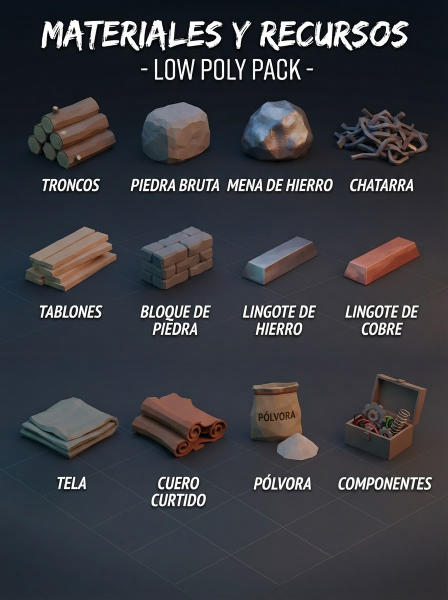
#> input picture docs/diseno_materiales.jpg, 896 x 1200 px, found by its file name (shown at 1/2 size)
$ python recortar.py docs/diseno_materiales.jpg docs/diseno_objetos.jpg docs/diseno_estructuras.jpg assets/icons/items
#> lines starting #> are read from the running program, lines starting #| are printed output that depends on the picture
# Recorta los iconos de los diseños del usuario (láminas "low poly pack") y quita el fondo.
#   python3 recortar.py docs/diseno_materiales.jpg docs/diseno_objetos.jpg docs/diseno_estructuras.jpg assets/icons/items
#   python3 recortar.py --contorno <png renderizados>
# Fondo: píxeles oscuros y azulados conectados al borde del recorte. Se guarda PNG 128x128.
import sys
import numpy as np
from PIL import Image, ImageFilter
from scipy import ndimage

MATERIALES = {  # id: (x, y, w, h)
    "madera": (40, 180, 200, 170), "piedra": (270, 195, 180, 140), "mineral_hierro": (470, 195, 180, 140),
    "chatarra": (660, 200, 210, 150), "tablon": (40, 440, 210, 150), "bloque_piedra": (270, 440, 170, 150),
    "lingote_hierro": (470, 470, 180, 120), "lingote_cobre": (675, 470, 180, 120), "tela": (30, 780, 220, 130),
    "cuero": (255, 775, 210, 150), "polvora": (490, 750, 140, 180), "componentes": (675, 735, 200, 200),
}
ESTRUCTURAS = {  # objetos sacados de la lámina de estructuras
    "carne_seca": (528, 478, 70, 60),
}
OBJETOS = {
    "hacha_piedra": (40, 180, 200, 170), "pico_piedra": (255, 180, 200, 170), "lanza": (460, 180, 200, 180),
    "garrote": (670, 180, 200, 180), "mochila": (50, 450, 170, 200), "antorcha": (280, 450, 140, 200),
    "venda": (485, 485, 170, 140), "cuerda": (695, 500, 180, 130), "trampa_pinchos": (40, 760, 220, 200),
    "cantimplora": (300, 770, 140, 200), "ropa_basica": (470, 780, 210, 180), "molotov": (700, 760, 140, 220),
}


def cut(img, box):
    x, y, w, h = box
    a = np.asarray(img.crop((x, y, x + w, y + h)).convert("RGB")).astype(float)
    hh, ww = a.shape[:2]
    # Modelo del fondo: plano (degradado) ajustado con los píxeles del borde
    yy, xx = np.mgrid[0:hh, 0:ww]
    edge = np.zeros((hh, ww), bool)
    edge[:4] = edge[-4:] = True
    edge[:, :4] = edge[:, -4:] = True
    A = np.c_[xx[edge], yy[edge], np.ones(edge.sum())]
    model = np.zeros_like(a)
    for ch in range(3):
        coef, *_ = np.linalg.lstsq(A, a[..., ch][edge], rcond=None)
        model[..., ch] = coef[0] * xx + coef[1] * yy + coef[2]
    d = a - model
    dist = np.sqrt((d ** 2).sum(axis=2))
    sat = a.max(axis=2) - a.min(axis=2)
    darker = d.mean(axis=2)
    # fondo: parecido al degradado, o sombra (más oscuro y poco saturado)
    bgish = (dist < 22) | ((darker < 0) & (sat < 30) & (np.abs(d[..., 2] - d[..., 0]) < 14))
    lab, _ = ndimage.label(bgish)
    border = set(np.unique(np.concatenate([lab[0], lab[-1], lab[:, 0], lab[:, -1]]))) - {0}
    bg = np.isin(lab, list(border))
    fg = ~bg
    fg = ndimage.binary_opening(fg, iterations=1)
    lab2, n = ndimage.label(fg)
    if n:
        sizes = ndimage.sum(fg, lab2, range(1, n + 1))
        keep = [i + 1 for i, s in enumerate(sizes) if s > 0.02 * sizes.max()]
        fg = np.isin(lab2, keep)
    fg = ndimage.binary_fill_holes(fg)
    alpha = Image.fromarray((fg * 255).astype(np.uint8)).filter(ImageFilter.GaussianBlur(0.8))
    rgba = Image.fromarray(a.astype(np.uint8)).convert("RGBA")
    rgba.putalpha(alpha)
    return finish(rgba)


def finish(rgba):
    """Recorta al contenido, centra en 128x128 y pone el contorno oscuro común."""
    bb = rgba.getbbox()
    rgba = rgba.crop(bb)
    # cuadrado 128 con margen y contorno oscuro suave (como el resto de iconos)
    side = int(max(rgba.size) * 1.12)
    sq = Image.new("RGBA", (side, side), (0, 0, 0, 0))
    sq.paste(rgba, ((side - rgba.size[0]) // 2, (side - rgba.size[1]) // 2), rgba)
    sq = sq.resize((128, 128), Image.LANCZOS)
    al = np.asarray(sq)[..., 3]
    ring = ndimage.binary_dilation(al > 40, iterations=2) & ~(al > 40)
    out = np.zeros((128, 128, 4), np.uint8)
    out[ring] = (22, 17, 12, 200)
    o = Image.fromarray(out)
    o.alpha_composite(sq)
    return o


def variantes(outdir):
    """Objetos sin diseño propio: se tiñen a partir de los diseños del usuario."""
    def ld(n): return np.asarray(Image.open(f"{outdir}/{n}.png").convert("RGBA")).astype(float)
    def sv(a, n): Image.fromarray(np.clip(a, 0, 255).astype(np.uint8)).save(f"{outdir}/{n}.png")
    # mena de cobre: las zonas azuladas de la mena de hierro pasan a verde malaquita
    a = ld("mineral_hierro"); r, g, b = a[..., 0], a[..., 1], a[..., 2]
    lum = 0.3 * r + 0.59 * g + 0.11 * b
    blu = np.clip((b - r) / 40, 0, 1)[..., None] * 0.85
    a[..., :3] = a[..., :3] * (1 - blu) + np.stack([lum * 0.55, lum * 1.25, lum], -1) * blu
    sv(a, "mineral_cobre")
    # azufre: piedra bruta en amarillo conservando el sombreado
    a = ld("piedra"); lum = (0.3 * a[..., 0] + 0.59 * a[..., 1] + 0.11 * a[..., 2]) / 255
    col = np.stack([255 * np.clip(lum * 1.45, 0, 1), 235 * np.clip(lum * 1.4, 0, 1), 70 * np.clip(lum * 1.2, 0, 1)], -1)
    a[..., :3] = col * 0.85 + a[..., :3] * 0.15
    sv(a, "azufre")
    # mochilas de excursión (azul) y táctica (oliva): se tiñe la lona clara
    for n, tc in [("mochila_excursion", (70, 112, 145)), ("mochila_tactica", (96, 102, 70))]:
        a = ld("mochila"); lum = 0.3 * a[..., 0] + 0.59 * a[..., 1] + 0.11 * a[..., 2]
        lona = (np.clip((lum - 95) / 30, 0, 1) * 0.9)[..., None]
        a[..., :3] = a[..., :3] * (1 - lona) + np.stack([lum / 150 * c for c in tc], -1) * lona
        sv(a, n)


if __name__ == "__main__":
    if sys.argv[1] == "--contorno":   # iconos renderizados en 3D (tools/item_render.tscn)
        for f in sys.argv[2:]:
            finish(Image.open(f).convert("RGBA")).save(f)
        sys.exit()
    mat, obj, est, outdir = sys.argv[1:5]
    for src, table in [(mat, MATERIALES), (obj, OBJETOS), (est, ESTRUCTURAS)]:
        img = Image.open(src)
#> img is the input picture: PIL image 896x1200 RGB; mean R, G, B 57.4, 58.3, 63.7
        for k, box in table.items():
            cut(img, box).save(f"{outdir}/{k}.png")
            print(k)
#> this loop made 12 passes
#> (n in cut, sizes in cut, keep in cut) on passes 1 to 12: (3, [15700, 8, 5], [1]), (1, [13322], [1]), (4, [11738, 11, 8, 165], [1]), (1, [11064], [1]), (1, [14514], [1]), (2, [10613, 5], [1]), (1, [7428], [1]), (1, [8073], [1]), (2, [13105, 442], [1, 2]), (1, [15619], [1]), (3, [12912, 10, 10], [1]), (4, [14174, 14, 48, 5], [1])
#> pass 1, in cut, `a = np.asarray(img.crop((x, y, x + w, y + h)).convert("RGB")).astype(f..`:
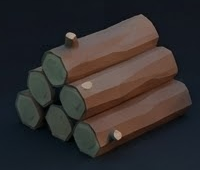
#> a: shape (170, 200, 3) float64; mean R, G, B 51.5, 47.1, 46.8
#> pass 1, in cut, `d = a - model`:
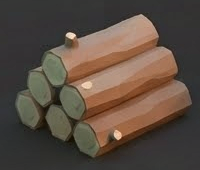
#> d: shape (170, 200, 3) float64; mean R, G, B 30.4, 19.2, 10.6; drawn with min black and max white
#> pass 1, in cut, `dist = np.sqrt((d ** 2).sum(axis=2))`:
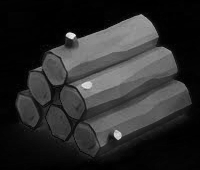
#> dist: shape (170, 200) float64; min 0.127, max 242.9, mean 43.9
#> pass 1, in cut, `sat = a.max(axis=2) - a.min(axis=2)`:
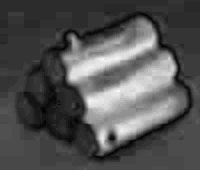
#> sat: shape (170, 200) float64; min 0, max 63, mean 20.7; drawn with min black and max white
#> pass 2 of the loop `for src, table in [(mat, MATERIALES), (obj, OBJETOS), (est, ESTRUCTURA..`:
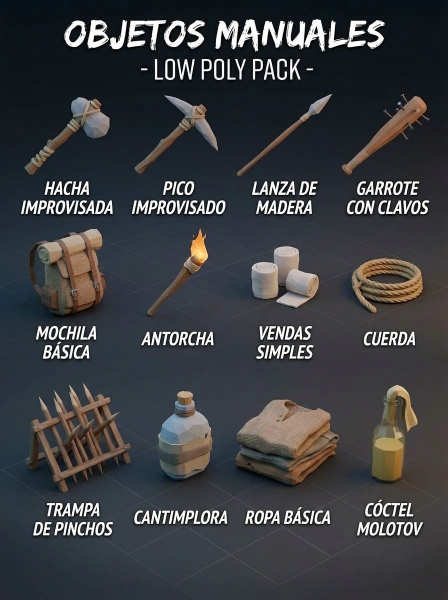
#> input picture docs/diseno_objetos.jpg, 896 x 1200 px, found by its file name (shown at 1/2 size)
#> img is the input picture: PIL image 896x1200 RGB; mean R, G, B 60.8, 62.2, 65.3
#> the loop `for k, box in table.items():` made 12 passes
#> (n in cut, sizes in cut, keep in cut) on passes 1 to 8: (1, [7387], [1]), (1, [6071], [1]), (1, [3145], [1]), (1, [6863], [1]), (3, [20499, 5, 41], [1]), (2, [4515, 5], [1]), (1, [11263], [1]), (4, [11370, 110, 8, 11], [1])
#> pass 1, in cut (call 13), `dist = np.sqrt((d ** 2).sum(axis=2))`:
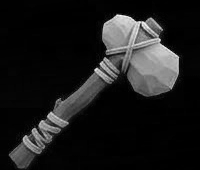
#> dist: shape (170, 200) float64; min 0.381, max 296, mean 33; drawn with min black and max white
#> pass 1, in cut (call 13), `sat = a.max(axis=2) - a.min(axis=2)`:
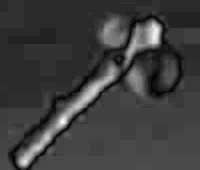
#> sat: shape (170, 200) float64; min 0, max 66, mean 16.1; drawn with min black and max white
#> (the run stopped early here; a loop or call above may not have finished)
